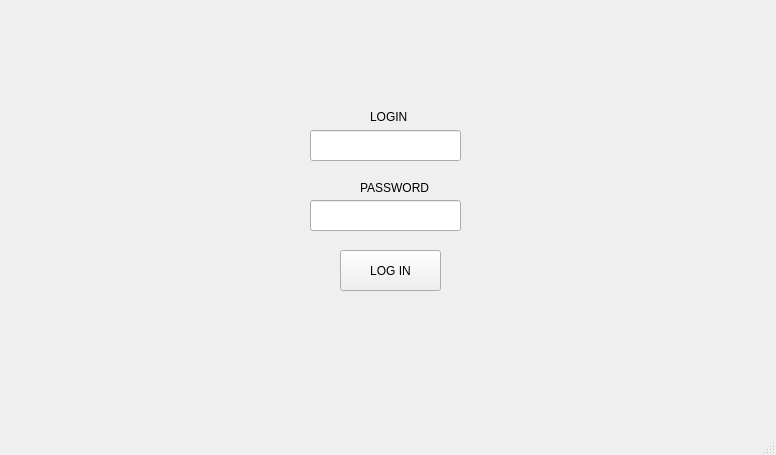
<?xml version="1.0" encoding="UTF-8"?>
<ui version="4.0">
 <class>MainWindow</class>
 <widget class="QMainWindow" name="MainWindow">
  <property name="geometry">
   <rect>
    <x>0</x>
    <y>0</y>
    <width>776</width>
    <height>455</height>
   </rect>
  </property>
  <property name="windowTitle">
   <string>MainWindow</string>
  </property>
  <widget class="QWidget" name="centralwidget">
   <widget class="QLineEdit" name="passEdit">
    <property name="geometry">
     <rect>
      <x>310</x>
      <y>130</y>
      <width>151</width>
      <height>31</height>
     </rect>
    </property>
   </widget>
   <widget class="QLineEdit" name="lineEdit_2">
    <property name="geometry">
     <rect>
      <x>310</x>
      <y>200</y>
      <width>151</width>
      <height>31</height>
     </rect>
    </property>
   </widget>
   <widget class="QLabel" name="label_2">
    <property name="geometry">
     <rect>
      <x>360</x>
      <y>180</y>
      <width>81</width>
      <height>16</height>
     </rect>
    </property>
    <property name="text">
     <string>PASSWORD</string>
    </property>
   </widget>
   <widget class="QLabel" name="label">
    <property name="geometry">
     <rect>
      <x>370</x>
      <y>110</y>
      <width>47</width>
      <height>13</height>
     </rect>
    </property>
    <property name="text">
     <string>LOGIN</string>
    </property>
   </widget>
   <widget class="QPushButton" name="pushButton">
    <property name="geometry">
     <rect>
      <x>340</x>
      <y>250</y>
      <width>101</width>
      <height>41</height>
     </rect>
    </property>
    <property name="text">
     <string>LOG IN</string>
    </property>
   </widget>
   <widget class="QLabel" name="error_label">
    <property name="geometry">
     <rect>
      <x>260</x>
      <y>300</y>
      <width>261</width>
      <height>31</height>
     </rect>
    </property>
    <property name="font">
     <font>
      <pointsize>16</pointsize>
     </font>
    </property>
    <property name="styleSheet">
     <string notr="true">color: rgb(255, 0, 0)</string>
    </property>
    <property name="text">
     <string/>
    </property>
   </widget>
  </widget>
  <widget class="QMenuBar" name="menubar">
   <property name="geometry">
    <rect>
     <x>0</x>
     <y>0</y>
     <width>776</width>
     <height>21</height>
    </rect>
   </property>
  </widget>
  <widget class="QStatusBar" name="statusbar"/>
 </widget>
 <resources/>
 <connections/>
</ui>
